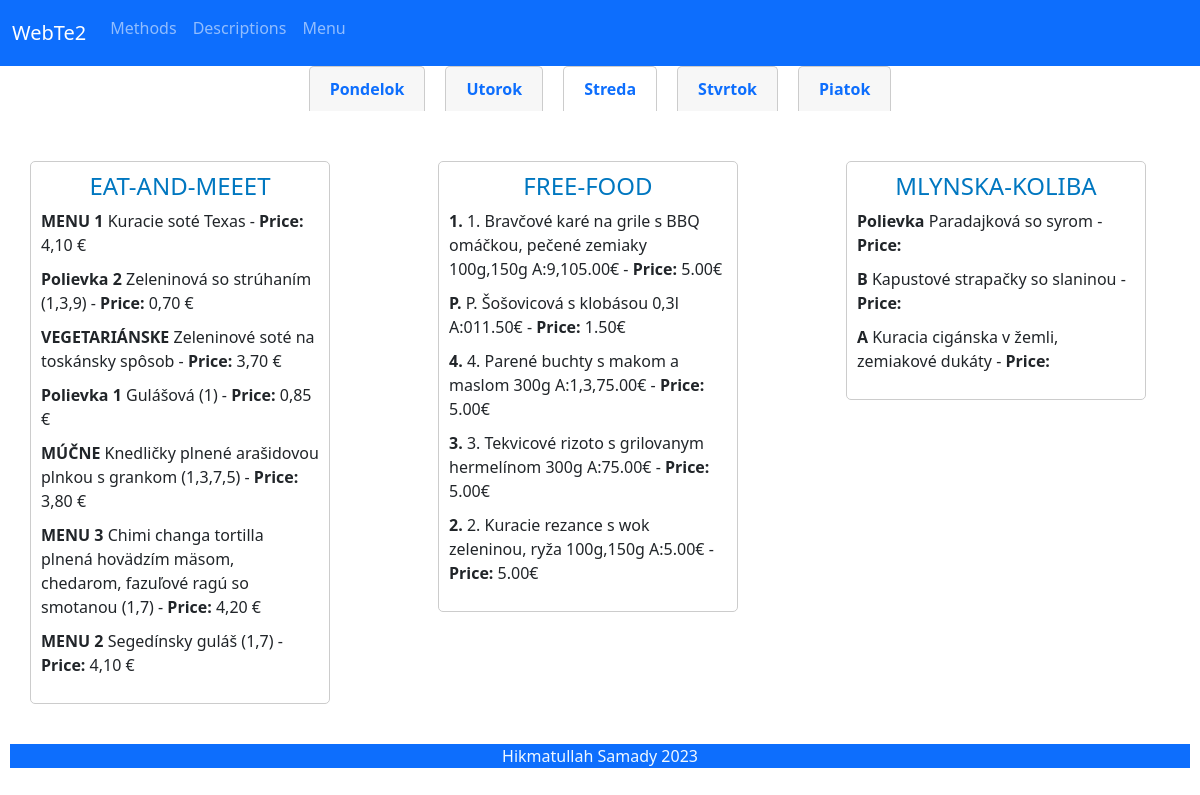
The page /client/index.php?day=Streda on the database its author committed.
### tables this page shows
CREATE TABLE `menu` (
  `id` int NOT NULL,
  `restaurant_id` int NOT NULL,
  `price` varchar(25) DEFAULT NULL,
  `type` varchar(255) NOT NULL,
  `dish` varchar(255) NOT NULL,
  `day` varchar(25) NOT NULL
);

### client/index.php (the view, shortened to what this page needs)
<!DOCTYPE html>
<html lang="en">
<head>
    <link href="https://cdn.jsdelivr.net/npm/bootstrap@5.0.2/dist/css/bootstrap.min.css" rel="stylesheet">
</head>
<body>
    <?php include './components/header.php' ?>
    <div class="">
        <?php
        $database = new Database();
        $conn = $database->getConnection();
        $selected_day = isset($_GET['day']) ? $_GET['day'] : 'pondelok';
        $sql = "SELECT * , restaurant.name as resName FROM menu left join restaurant on menu.restaurant_id = restaurant.id WHERE menu.day='$selected_day' ORDER BY resName ASC";
        $result = mysqli_query($conn, $sql);
        $menus = array();
        while ($row = mysqli_fetch_assoc($result)) {
            if (!isset($menus[$row['resName']])) {
                $menus[$row['resName']] = array();
            }
            array_push($menus[$row['resName']], array('dish' => $row['dish'], 'type' => $row['type'], 'price' => $row['price']));
        }
        $weekdays = array('Pondelok', 'Utorok', 'Streda', 'Stvrtok', 'Piatok');
        echo '<div class="tabs">';
        foreach ($weekdays as $day) {
            $class = ($day == $selected_day) ? 'active' : '';
            echo "<a href=\"?day=$day\" class=\"tab $class\">$day</a>";
        }
        echo '</div>';
        echo '<div class="row">';
        foreach ($menus as $restaurant => $menu) {
            echo '<div class="col">';
            echo '<div class="restaurant-container">';
            echo "<h3 class='head'>" . strtoupper($restaurant) . "</h3>";
            echo '<ul>';
            foreach ($menu as $item) {
                echo "<li><strong>{$item['type']}</strong> {$item['dish']} - <strong>Price:</strong> {$item['price']}</li>";
            }
            echo '</ul>';
            echo '</div>';
            echo '</div>';
        }
        echo '</div>';
        ?>
    </div>
    <?php include './components/footer.php' ?>
</body>
</html>

### client/index.php (style rules this page uses)
.head { text-align: center; margin: 10; color: blue; }
.tabs { display: flex; justify-content: center; margin-bottom: 20px; }
.tab { padding: 10px 20px; margin: 0 10px; border: 1px solid #ccc; border-bottom: none; border-radius: 5px 5px 0 0; background-color: #f7f7f7; font-weight: bold; text-decoration: none; }
.active { border-color: #ccc; background-color: #fff; }
ul { list-style: none; padding-left: 0; }
li { margin-bottom: 10px; }
.restaurant-container { width: 300px; margin: 10px; padding: 10px; border: 1px solid #ccc; border-radius: 5px; display: inline-block; }
.restaurant-container h3.head { font-size: 24px; color: #0077c0; }
.row { display: flex; flex-wrap: wrap; justify-content: center; }
.col { flex-basis: calc(100% / 3 - 40px); margin: 20px; }

### rows shown on the page
menu: type "MENU 1", dish "Kuracie soté Texas", price "4,10 €"
menu: type "Polievka 2", dish "Zeleninová so strúhaním (1,3,9)", price "0,70 €"
menu: type "VEGETARIÁNSKE", dish "Zeleninové soté na toskánsky spôsob", price "3,70 €"
menu: type "Polievka 1", dish "Gulášová (1)", price "0,85 €"
menu: type "MÚČNE", dish "Knedličky plnené arašidovou plnkou s grankom (1,3,7,5)", price "3,80 €"
menu: type "MENU 3", dish "Chimi changa tortilla plnená hovädzím mäsom, chedarom, fazuľové ragú so smotanou (1,7)", price "4,20 €"
menu: type "MENU 2", dish "Segedínsky guláš (1,7)", price "4,10 €"
menu: type "1.", dish "1. Bravčové karé na grile s BBQ omáčkou, pečené zemiaky 100g,150g A:9,105.00€", price "5.00€"
menu: type "P.", dish "P. Šošovicová s klobásou 0,3l A:011.50€", price "1.50€"
menu: type "4.", dish "4. Parené buchty s makom a maslom 300g A:1,3,75.00€", price "5.00€"
menu: type "3.", dish "3. Tekvicové rizoto s grilovanym hermelínom 300g A:75.00€", price "5.00€"
menu: type "2.", dish "2. Kuracie rezance s wok zeleninou, ryža 100g,150g A:5.00€", price "5.00€"
menu: type "Polievka", dish "Paradajková so syrom"
menu: type "B", dish "Kapustové strapačky so slaninou"
menu: type "A", dish "Kuracia cigánska v žemli, zemiakové dukáty"

### other values the page prints
$day "Pondelok"
$day "Utorok"
$day "Streda"
$day "Stvrtok"
$day "Piatok"
$restaurant "EAT-AND-MEEET"
$restaurant "FREE-FOOD"
$restaurant "MLYNSKA-KOLIBA"
